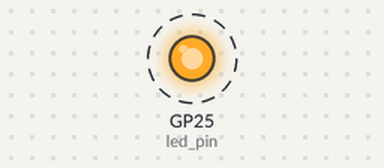
A program run on a simulated Raspberry Pi Pico running MicroPython. Parts: output pins drawn as LEDs (lit = HIGH). Dashed ring = blinking.

Above: at 0.5 s.
Timing chart, 0 to 4.6 s (numbered marks = the images above):
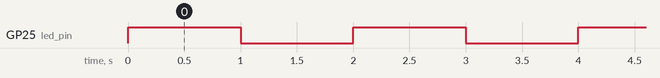

The program:

led.py
```python
from machine import Pin
import time
# 配置 GPIO 引脚
led_pin = Pin(25, Pin.OUT)

# 控制 LED 状态
while True:
    led_pin.value(not led_pin.value())  # 切换 LED 状态
    time.sleep(1)  # 等待 1 秒
```

Measured:
- by itself, GP25 (led_pin): alternates HIGH for 1.0 s and LOW for 1.0 s
